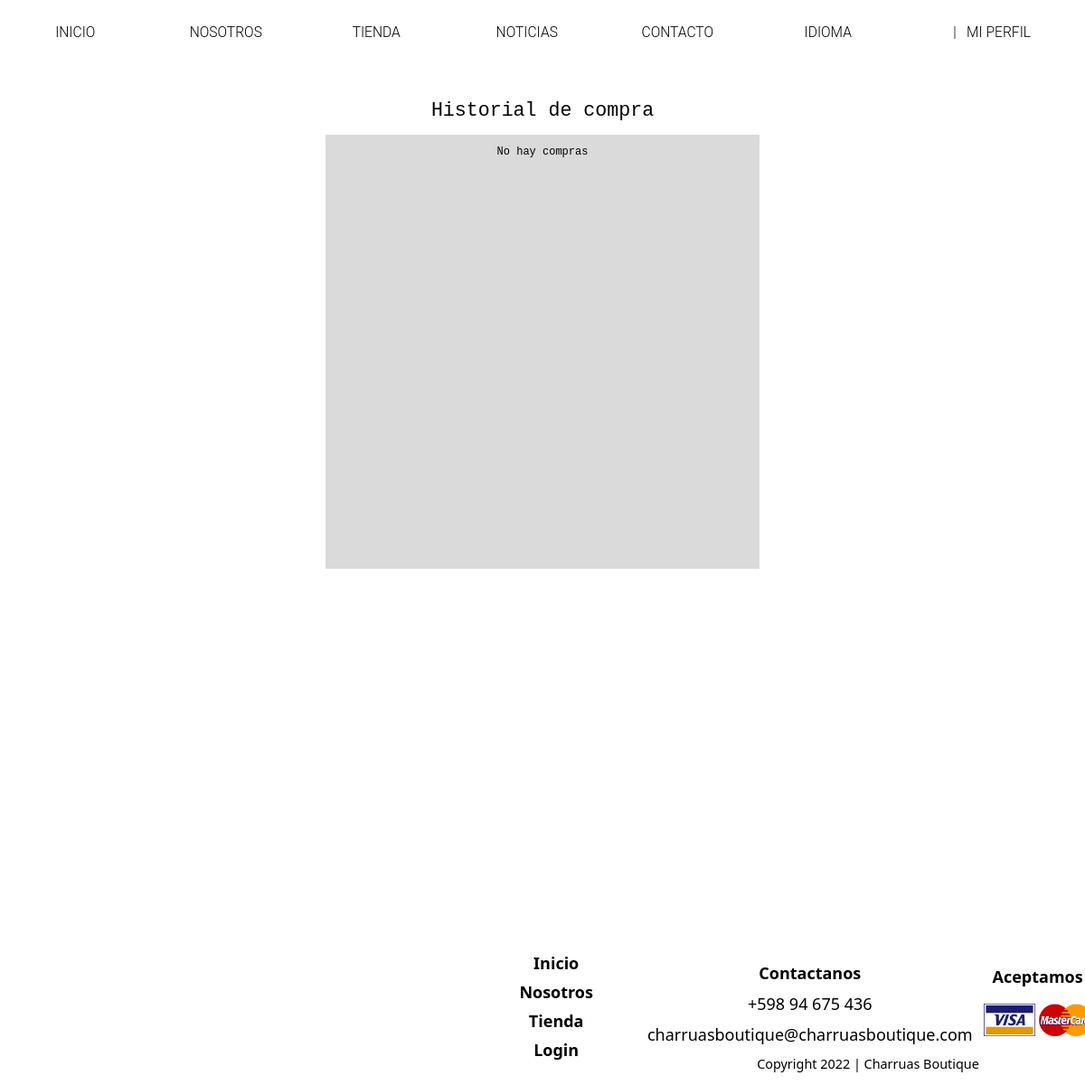
Page /historial?uid=12 (signed in) on the earlier database version.
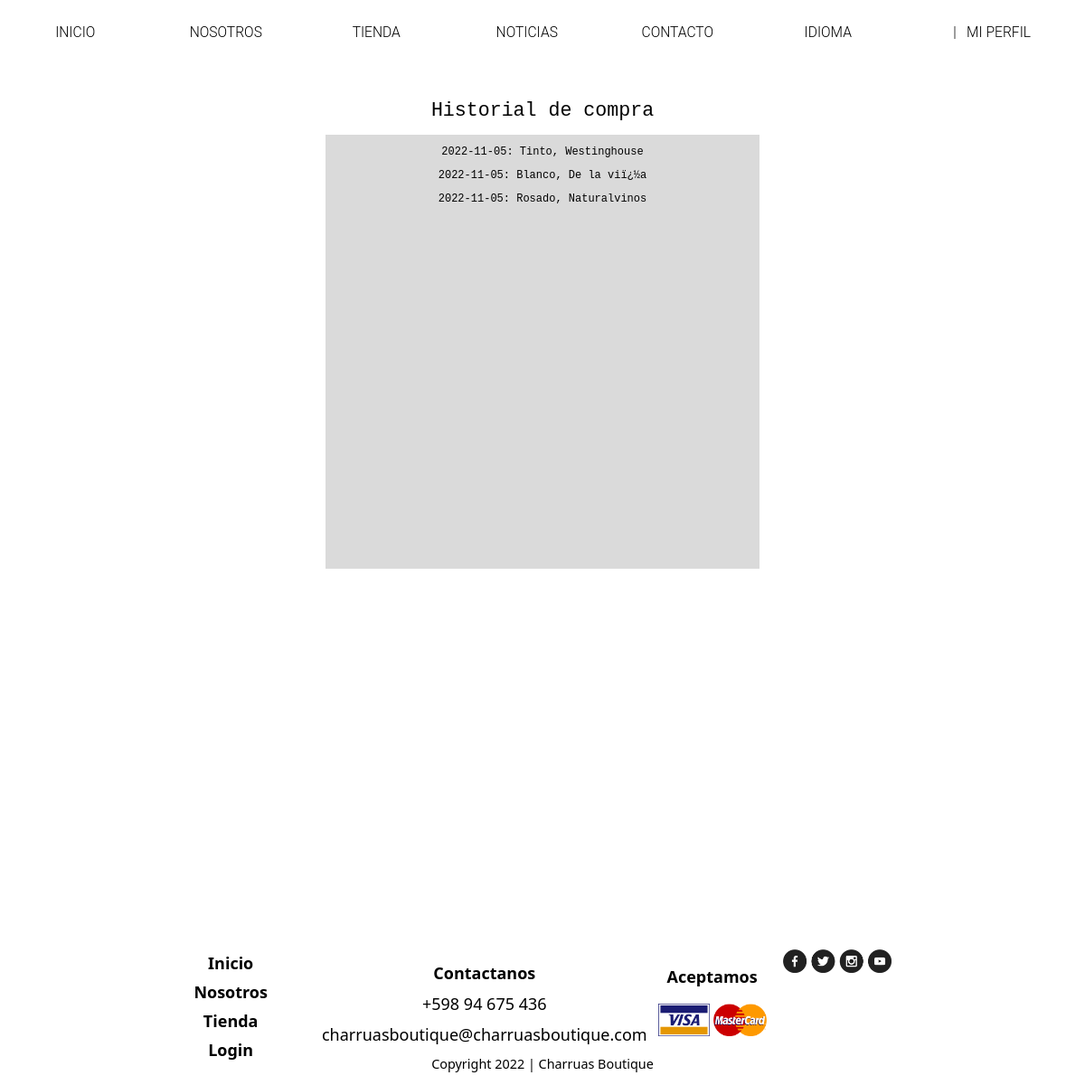
Same page on the later database version.
### tables this page shows
CREATE TABLE `DETALLEVENTA` (
  `dvid` int(11) NOT NULL,
  `vid` int(11) DEFAULT NULL,
  `pid` int(11) DEFAULT NULL,
  `cantidad` int(4) DEFAULT NULL,
  `subtotal` int(7) DEFAULT NULL
);

CREATE TABLE `VENTAS` (
  `vid` int(11) NOT NULL,
  `uid` int(11) DEFAULT NULL,
  `Fecha` date DEFAULT NULL,
  `Total` int(7) DEFAULT NULL
);

CREATE TABLE `PRODUCTOS` (
  `pid` int(11) NOT NULL,
  `nombre` varchar(60) NOT NULL,
  `precio_venta` int(7) NOT NULL,
  `precio_compra` int(7) NOT NULL,
  `marca` varchar(32) NOT NULL,
  `tipo` varchar(24) DEFAULT NULL,
  `cantidad` int(11) NOT NULL,
  `img` varchar(60) NOT NULL,
  `descrip` varchar(100) NOT NULL
);

### libs/view.php (called while the page is built, shortened)
<?php
class View
{
    public function render($nombre)
    {
        require 'views/' . $nombre . '.php';
    }
}

### controllers/Historial_Controller.php (called while the page is built, shortened)
<?php
class Historial_Controller extends controller
{
    public function render()
    {
        $this->view->render('login/historial');
    }
}

### index.php (called while the page is built, shortened)
<?php
require 'libs/view.php';
$app = new App();

### traduccion/Translate.php (called while the page is built, shortened)
<?php
class Translate
{
    protected static $conf;
    public static function init($locale = null, $path = null)
    {
        self::$conf = new \stdClass;
    }
    private static function setLocale($locale = null)
    {
        isset($locale)
        ? self::$conf->locale = $locale
        : self::$conf->locale = null;
    }
    private static function setDictionary($path = null)
    {
        isset($path)
        ? self::$conf->dictionary = include $path
        : self::$conf->dictionary = null;
    }
    public static function __($phrase)
    {
        if (isset(self::$conf->locale) && isset(self::$conf->dictionary)) {
            return self::$conf->dictionary[$phrase];
        } else {
            return $phrase;
        }
    }
}

### views/login/historial.php (the view, shortened to what this page needs)
<?php
require_once 'traduccion/Translate.php';
$existe = False;
require 'libs/connect.php';
if (isset($_SESSION['uid'])) {
    $records = $conn->prepare('SELECT * FROM USUARIOS WHERE uid = :id');
    $records->bindParam(':id', $_SESSION['uid']);
    $records->execute();
    $results = $records->fetch(PDO::FETCH_ASSOC);
    $records = $conn->prepare('SELECT * FROM PRODUCTOS INNER JOIN DETALLEVENTA ON PRODUCTOS.pid = DETALLEVENTA.pid INNER JOIN VENTAS ON VENTAS.vid = DETALLEVENTA.vid WHERE VENTAS.uid = :id');
    $records->bindParam(':id', $_SESSION['uid']);
    $records->execute();
    $results = $records->fetchAll(PDO::FETCH_ASSOC);
    $compras = null;
    if (count($results) > 0) {
        $compras = $results;
        $existe = True;
    }
} else {
    Header('Location: login');
}
?>
<!DOCTYPE html>
<html lang="en">
<head>
    <link rel="stylesheet" href="public/css/login/historial.css">
    <link rel="stylesheet" href="public/css/index/headerblack.css">
    <link rel="stylesheet" href="public/css/index/footer.css">
</head>
<body>
<?php
if (($_GET['uid']) == ($_SESSION['uid'])): ?>
  <?php include "views/index/header.php";?>
  <h1 id="title"><?=Translate::__('historialdecompra');?></h1>
    <div id="historial">
    <?php
    if ($existe == true) { ?>
    <?php
    foreach($compras as $row){ ?>
        <p class="elemento"><?php echo $row['Fecha']; ?>: <?php echo $row['nombre']; ?>, <?php echo $row['marca']; ?></p>
    <?php } ?> </div> <?php }
    else{ ?>
        <p class="elemento">No hay compras</p>
    <?php } ?>
  <?php else: ?>
  <?php header('Location: ../ecommerce');?>
  <?php endif;?>
  <?php include "views/index/footer.php";?>
</body>
</html>

### views/index/footer.php
<footer class="footer">
    <div class="links">
      <a href="<?php echo constant('URL'); ?>">Inicio</a>
      <br>
      <a href="<?php echo constant('URL'); ?>nosotros">Nosotros</a>
      <br>
      <a href="<?php echo constant('URL'); ?>carrito/market">Tienda</a>
      <br>
      <a href="<?php echo constant('URL'); ?>login">Login</a>
    </div>
    <div class="contact">
      <p>Contactanos</p>
      <p>+598 94 675 436</p>
      <p>charruasboutique@charruasboutique.com</p>
    </div>
    <p id="copyright">Copyright 2022 | Charruas Boutique</p>
    <div class="weaccept">
      <p>Aceptamos</p>
      <img src="<?php echo constant('URL')?>public/media/cards.png" id="cards">
    </div>
    <img src="<?php echo constant('URL')?>public/media/media.png" id="redes">
  </footer

Differences in the rows shown:
added detalleventa: vid.Fecha "2022-11-05", pid.nombre "Tinto", pid.marca "Westinghouse"
added detalleventa: vid.Fecha "2022-11-05", pid.nombre "Blanco", pid.marca "De la viï¿½a"
added detalleventa: vid.Fecha "2022-11-05", pid.nombre "Rosado", pid.marca "Naturalvinos"
Other differences:
text no longer shown: "No hay compras"
